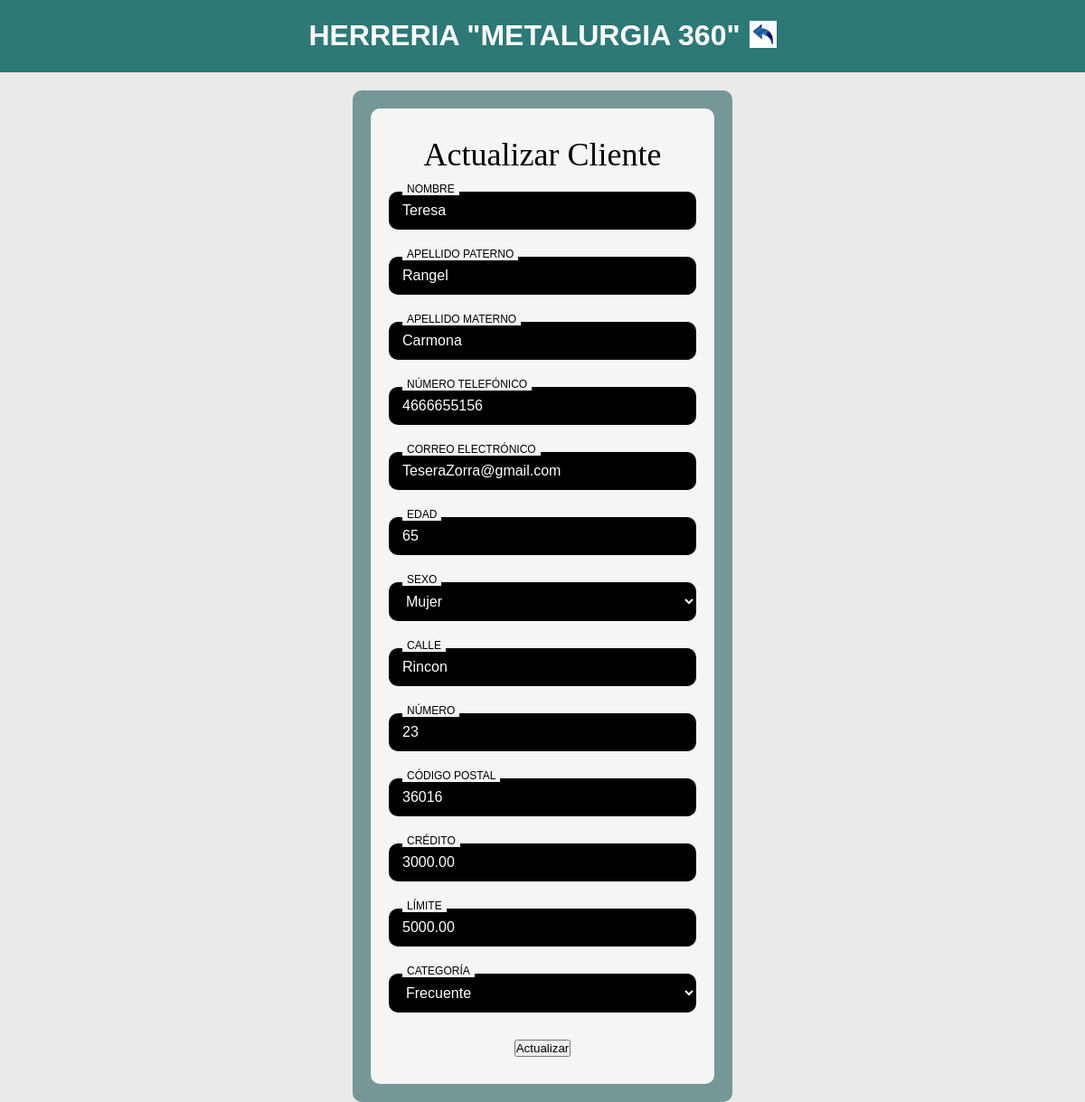
The app's page /EditarClientes.php?idCliente=7 with its own data.
### tables this page shows
CREATE TABLE `Clientes` (
  `idCliente` int NOT NULL,
  `Credito` decimal(10,2) NOT NULL,
  `Limite` decimal(10,2) NOT NULL,
  `idPersona` int NOT NULL,
  `idDescuento` int DEFAULT NULL
);

CREATE TABLE `Personas` (
  `idPersona` int NOT NULL,
  `Nombre` varchar(50) NOT NULL,
  `Paterno` varchar(50) NOT NULL,
  `Materno` varchar(50) NOT NULL,
  `Telefono` varchar(10) NOT NULL,
  `Email` varchar(50) NOT NULL,
  `Edad` smallint NOT NULL,
  `Sexo` enum('H','M') NOT NULL,
  `idDomicilio` int DEFAULT NULL,
  `Estatus` enum('Activo','Inactivo') NOT NULL DEFAULT 'Activo'
);

CREATE TABLE `Domicilios` (
  `idDomicilio` int NOT NULL,
  `Calle` varchar(50) NOT NULL,
  `Numero` int NOT NULL,
  `c_CP` int NOT NULL
);

CREATE TABLE `CodigosPostales` (
  `c_CP` int NOT NULL,
  `d_codigo` varchar(10) NOT NULL,
  `d_CP` varchar(10) DEFAULT NULL,
  `c_tipo_asenta` int NOT NULL
);

CREATE TABLE `Descuentos` (
  `idDescuento` int NOT NULL,
  `Categoria` varchar(100) NOT NULL,
  `Porcentaje` decimal(5,2) NOT NULL
);

### EditarClientes.php (the view, shortened to what this page needs)
<?php
$host = "localhost";
$usuario = "root";
$clave = "";
$bd = "HerreriaUG";
$conexion = new mysqli($host, $usuario, $clave, $bd);
$idEmpleado = $_SESSION['id'] ?? 1;
$conexion->query("SET @id_empleado_sesion := $idEmpleado");
$idCliente = isset($_GET['idCliente']) ? (int)$_GET['idCliente'] : null;
$sql = "SELECT c.*, p.Nombre, p.Paterno, p.Materno, p.Telefono, p.Email, p.Edad, p.Sexo,
        d.Calle, d.Numero, cp.d_CP
        FROM Clientes c
        JOIN Personas p ON c.idPersona = p.idPersona
        JOIN Domicilios d ON p.idDomicilio = d.idDomicilio
        JOIN CodigosPostales cp ON d.c_CP = cp.c_CP
        WHERE c.idCliente = ?";
$stmt = $conexion->prepare($sql);
$stmt->bind_param("i", $idCliente);
$stmt->execute();
$resultado = $stmt->get_result();
$cliente = $resultado->fetch_assoc();
$sqlCategorias = "SELECT idDescuento, Categoria FROM Descuentos ORDER BY Categoria";
$resultCategorias = $conexion->query($sqlCategorias);
$categorias = [];
if ($resultCategorias) {
    while ($row = $resultCategorias->fetch_assoc()) {
        $categorias[] = $row;
    }
}
?>
<!DOCTYPE html>
<html lang="es">
<head>
    <link rel="stylesheet" type="text/css" href="EditarCliente2.css" />
</head>
<body>
    <div class="titulin">
        <h1>HERRERIA "METALURGIA 360"</h1>
        <a href="Clientes.php">
            <img src="Imagenes2/regresar.jpg" alt="Botón Atrás" class="boton-atras" />
        </a>
    </div>
    <main>
        <section class="centro">
            <br /><br />
            <div class="log">
                <div class="login">
                    <form method="POST" action="">
                        <div class="titulo">
                            <h2>Actualizar Cliente</h2>
                        </div>
                        <div class="input-group">
                            <input type="text" name="Nombre" value="<?php echo htmlspecialchars($cliente['Nombre']); ?>" required placeholder=" " />
                            <label for="Nombre">Nombre</label>
                        </div>
                        <div class="input-group">
                            <input type="text" name="Paterno" value="<?php echo htmlspecialchars($cliente['Paterno']); ?>" required placeholder=" " />
                            <label for="Paterno">Apellido Paterno</label>
                        </div>
                        <div class="input-group">
                            <input type="text" name="Materno" value="<?php echo htmlspecialchars($cliente['Materno']); ?>" required placeholder=" " />
                            <label for="Materno">Apellido Materno</label>
                        </div>
                        <div class="input-group">
                            <input type="tel" name="Telefono" value="<?php echo htmlspecialchars($cliente['Telefono']); ?>" pattern="[0-9]{10}" required placeholder=" " />
                            <label for="Telefono">Número Telefónico</label>
                        </div>
                        <div class="input-group">
                            <input type="email" name="Email" value="<?php echo htmlspecialchars($cliente['Email']); ?>" required placeholder=" " />
                            <label for="Email">Correo Electrónico</label>
                        </div>
                        <div class="input-group">
                            <input type="number" name="Edad" min="0" max="90" value="<?php echo htmlspecialchars($cliente['Edad']); ?>" required placeholder=" " />
                            <label for="Edad">Edad</label>
                        </div>
                        <div class="input-group">
                            <select name="Sexo" required>
                                <option value="M" <?php echo ($cliente['Sexo'] == 'M') ? 'selected' : ''; ?>>Mujer</option>
                            </select>
                            <label for="Sexo">Sexo</label>
                        </div>
                        <div class="input-group">
                            <input type="text" name="Calle" value="<?php echo htmlspecialchars($cliente['Calle']); ?>" required placeholder=" " />
                            <label for="Calle">Calle</label>
                        </div>
                        <div class="input-group">
                            <input type="number" name="Numero" min="1" value="<?php echo htmlspecialchars($cliente['Numero']); ?>" required placeholder=" " />
                            <label for="Numero">Número</label>
                        </div>
                        <div class="input-group">
                            <input type="text" name="d_CP" value="<?php echo htmlspecialchars($cliente['d_CP']); ?>" required placeholder=" " />
                            <label for="d_CP">Código Postal</label>
                        </div>
                        <div class="input-group">
                            <input type="number" step="0.01" name="Credito" min="0" value="<?php echo htmlspecialchars($cliente['Credito']); ?>" required placeholder=" " />
                            <label for="Credito">Crédito</label>
                        </div>
                        <div class="input-group">
                            <input type="number" step="0.01" name="Limite" min="0" value="<?php echo htmlspecialchars($cliente['Limite']); ?>" required placeholder=" " />
                            <label for="Limite">Límite</label>
                        </div>
                        <div class="input-group">
                            <select name="idDescuento" required>
                                <?php foreach ($categorias as $cat): ?>
                                    <option value="<?php echo $cat['idDescuento']; ?>"
                                        <?php echo ($cliente['idDescuento'] == $cat['idDescuento']) ? 'selected' : ''; ?>>
                                        <?php echo htmlspecialchars($cat['Categoria']); ?>
                                    </option>
                                <?php endforeach; ?>
                            </select>
                            <label for="idDescuento">Categoría</label>
                        </div>
                        <button type="submit" class="button-1">Actualizar</button>
                    </form>
                </div>
            </div>
        </section>
    </main>
</body>
</html>

### EditarCliente2.css (style rules this page uses)
* { margin: 0; padding: 0; box-sizing: border-box; }
html, body { height: 100%; font-family: 'Arial', sans-serif; background-color: #eaeaea; background-size: cover; background-position: center; background-repeat: no-repeat; min-height: 100vh; }
body { display: flex; flex-direction: column; min-height: 100vh; }
.titulin { position: fixed; top: 0; left: 0; width: 100%; height: 80px; background-color: #2d7977; border-bottom: 1px solid #2d7977; color: white; font-weight: bold; font-size: 16px; display: flex; justify-content: center; align-items: center; text-align: center; z-index: 1000; }
main { flex: 1; display: flex; justify-content: center; align-items: flex-start; padding-top: 100px; width: 100%; min-height: calc(100vh - 120px); }
.centro { display: flex; justify-content: center; width: 100%; }
.log { display: flex; justify-content: center; width: 100%; }
.login { background-color: #759796; width: 35%; max-width: 500px; min-height: 500px; border-radius: 10px; padding: 20px; display: flex; justify-content: center; align-items: center; }
form { width: 100%; height: 100%; background-color: whitesmoke; border-radius: 10px; padding: 30px 20px; display: flex; flex-direction: column; justify-content: space-between; align-items: center; }
.titulo { text-align: center; width: 100%; margin-bottom: 20px; }
.titulo h2, h2 { font-family: "Times New Roman", serif; font-size: 36px; font-weight: normal; color: black; margin: 0; }
.input-group { width: 100%; position: relative; margin-bottom: 30px; }
.input-group input, .input-group select, .input-group textarea { width: 100%; padding: 12px 15px; border-radius: 10px; border: none; font-size: 16px; background-color: black; color: white; }
.input-group label { position: absolute; top: -10px; left: 15px; background-color: whitesmoke; color: black; font-size: 12px; padding: 0 5px; text-transform: uppercase; pointer-events: none; }
.boton-atras { width: 30px; height: auto; cursor: pointer; transition: transform 0.3s ease; margin-left: 10px; }
.titulin { position: fixed; top: 0; left: 0; width: 100%; display: flex; align-items: center; justify-content: center; text-align: center; color: white; height: 80px; border-bottom: 1px solid #2d7977; background-color: #2d7977; font-size: 16px; font-weight: bold; z-index: 1000; }

### records on screen
clientes: Nombre "Teresa", Paterno "Rangel", Materno "Carmona", Telefono "4666655156", Email "TeseraZorra@gmail.com", Edad "65", Calle "Rincon", Numero "23", d_CP "36016", Credito "3000.00", Limite "5000.00", idDescuento "Frecuente"
personas: Sexo "Mujer"
